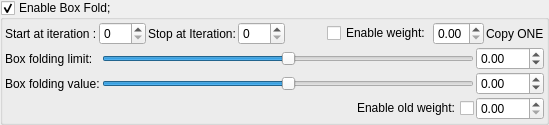
    <widget class="MyGroupBox" name="groupCheck_mandelbulb5_box_fold1_enabled">
     <property name="title">
      <string>Enable Box Fold;</string>
     </property>
     <property name="checkable">
      <bool>true</bool>
     </property>
     <layout class="QVBoxLayout" name="verticalLayout_10" stretch="0,0">
      <property name="spacing">
       <number>2</number>
      </property>
      <property name="leftMargin">
       <number>2</number>
      </property>
      <property name="topMargin">
       <number>2</number>
      </property>
      <property name="rightMargin">
       <number>2</number>
      </property>
      <property name="bottomMargin">
       <number>2</number>
      </property>
      <item>
       <layout class="QGridLayout" name="gridLayout_2">
        <property name="spacing">
         <number>2</number>
        </property>
        <item row="0" column="5">
         <widget class="QCheckBox" name="checkBox_mandelbulb5_box_fold1_weight_enabled">
          <property name="text">
           <string>Enable weight:</string>
          </property>
         </widget>
        </item>
        <item row="0" column="0">
         <widget class="QLabel" name="label_45">
          <property name="text">
           <string>Start at iteration :</string>
          </property>
         </widget>
        </item>
        <item row="0" column="3">
         <widget class="MySpinBox" name="spinboxInt_mandelbulb5_box_fold1_stop_iterations">
          <property name="sizePolicy">
           <sizepolicy hsizetype="Minimum" vsizetype="Maximum">
            <horstretch>0</horstretch>
            <verstretch>0</verstretch>
           </sizepolicy>
          </property>
          <property name="maximum">
           <number>250</number>
          </property>
         </widget>
        </item>
        <item row="0" column="9">
         <widget class="QLabel" name="label_124">
          <property name="text">
           <string>Copy ONE</string>
          </property>
         </widget>
        </item>
        <item row="0" column="1">
         <widget class="MySpinBox" name="spinboxInt_mandelbulb5_box_fold1_start_iterations">
          <property name="sizePolicy">
           <sizepolicy hsizetype="Minimum" vsizetype="Maximum">
            <horstretch>0</horstretch>
            <verstretch>0</verstretch>
           </sizepolicy>
          </property>
          <property name="minimum">
           <number>0</number>
          </property>
          <property name="maximum">
           <number>250</number>
          </property>
          <property name="value">
           <number>0</number>
          </property>
         </widget>
        </item>
        <item row="0" column="7">
         <widget class="MyDoubleSpinBox" name="spinbox_mandelbulb5_box_fold1_weight">
          <property name="sizePolicy">
           <sizepolicy hsizetype="Minimum" vsizetype="Maximum">
            <horstretch>0</horstretch>
            <verstretch>0</verstretch>
           </sizepolicy>
          </property>
          <property name="decimals">
           <number>2</number>
          </property>
          <property name="minimum">
           <double>0.000000000000000</double>
          </property>
          <property name="maximum">
           <double>1.000000000000000</double>
          </property>
          <property name="singleStep">
           <double>0.100000000000000</double>
          </property>
         </widget>
        </item>
        <item row="0" column="2">
         <widget class="QLabel" name="label_48">
          <property name="text">
           <string>Stop at Iteration:</string>
          </property>
         </widget>
        </item>
        <item row="0" column="4">
         <spacer name="horizontalSpacer_3">
          <property name="orientation">
           <enum>Qt::Horizontal</enum>
          </property>
          <property name="sizeHint" stdset="0">
           <size>
            <width>40</width>
            <height>20</height>
           </size>
          </property>
         </spacer>
        </item>
       </layout>
      </item>
      <item>
       <layout class="QGridLayout" name="gridLayout_12">
        <property name="spacing">
         <number>2</number>
        </property>
        <item row="1" column="2">
         <widget class="MyDoubleSpinBox" name="spinbox_mandelbulb5_box_fold1_folding_value">
          <property name="sizePolicy">
           <sizepolicy hsizetype="Minimum" vsizetype="Maximum">
            <horstretch>0</horstretch>
            <verstretch>0</verstretch>
           </sizepolicy>
          </property>
          <property name="prefix">
           <string/>
          </property>
          <property name="suffix">
           <string/>
          </property>
          <property name="decimals">
           <number>2</number>
          </property>
          <property name="minimum">
           <double>-100.000000000000000</double>
          </property>
          <property name="maximum">
           <double>100.000000000000000</double>
          </property>
          <property name="singleStep">
           <double>0.100000000000000</double>
          </property>
         </widget>
        </item>
        <item row="0" column="2">
         <widget class="MyDoubleSpinBox" name="spinbox_mandelbulb5_box_fold1_folding_limit">
          <property name="sizePolicy">
           <sizepolicy hsizetype="Minimum" vsizetype="Maximum">
            <horstretch>0</horstretch>
            <verstretch>0</verstretch>
           </sizepolicy>
          </property>
          <property name="prefix">
           <string/>
          </property>
          <property name="suffix">
           <string/>
          </property>
          <property name="decimals">
           <number>2</number>
          </property>
          <property name="minimum">
           <double>-100.000000000000000</double>
          </property>
          <property name="maximum">
           <double>100.000000000000000</double>
          </property>
          <property name="singleStep">
           <double>0.100000000000000</double>
          </property>
         </widget>
        </item>
        <item row="0" column="0">
         <widget class="QLabel" name="label_47">
          <property name="text">
           <string>Box folding limit:</string>
          </property>
         </widget>
        </item>
        <item row="1" column="0">
         <widget class="QLabel" name="label_46">
          <property name="text">
           <string>Box folding value:</string>
          </property>
         </widget>
        </item>
        <item row="1" column="1">
         <widget class="QSlider" name="slider_mandelbulb5_box_fold1_folding_value">
          <property name="sizePolicy">
           <sizepolicy hsizetype="Expanding" vsizetype="Maximum">
            <horstretch>0</horstretch>
            <verstretch>0</verstretch>
           </sizepolicy>
          </property>
          <property name="minimum">
           <number>-10000</number>
          </property>
          <property name="maximum">
           <number>10000</number>
          </property>
          <property name="singleStep">
           <number>1</number>
          </property>
          <property name="orientation">
           <enum>Qt::Horizontal</enum>
          </property>
         </widget>
        </item>
        <item row="0" column="1">
         <widget class="QSlider" name="slider_mandelbulb5_box_fold1_folding_limit">
          <property name="sizePolicy">
           <sizepolicy hsizetype="Expanding" vsizetype="Maximum">
            <horstretch>0</horstretch>
            <verstretch>0</verstretch>
           </sizepolicy>
          </property>
          <property name="minimum">
           <number>-10000</number>
          </property>
          <property name="maximum">
           <number>10000</number>
          </property>
          <property name="singleStep">
           <number>1</number>
          </property>
          <property name="orientation">
           <enum>Qt::Horizontal</enum>
          </property>
         </widget>
        </item>
        <item row="2" column="2">
         <widget class="MyDoubleSpinBox" name="spinbox_mandelbulb5_box_fold1_old_weight">
          <property name="sizePolicy">
           <sizepolicy hsizetype="Minimum" vsizetype="Maximum">
            <horstretch>0</horstretch>
            <verstretch>0</verstretch>
           </sizepolicy>
          </property>
          <property name="decimals">
           <number>2</number>
          </property>
          <property name="minimum">
           <double>0.000000000000000</double>
          </property>
          <property name="maximum">
           <double>2.000000000000000</double>
          </property>
          <property name="singleStep">
           <double>0.100000000000000</double>
          </property>
         </widget>
        </item>
        <item row="2" column="1">
         <widget class="QCheckBox" name="checkBox_mandelbulb5_box_fold1_old_weight_enabled">
          <property name="layoutDirection">
           <enum>Qt::RightToLeft</enum>
          </property>
          <property name="text">
           <string>Enable old weight:</string>
          </property>
         </widget>
        </item>
       </layout>
      </item>
     </layout>
    </widget>
